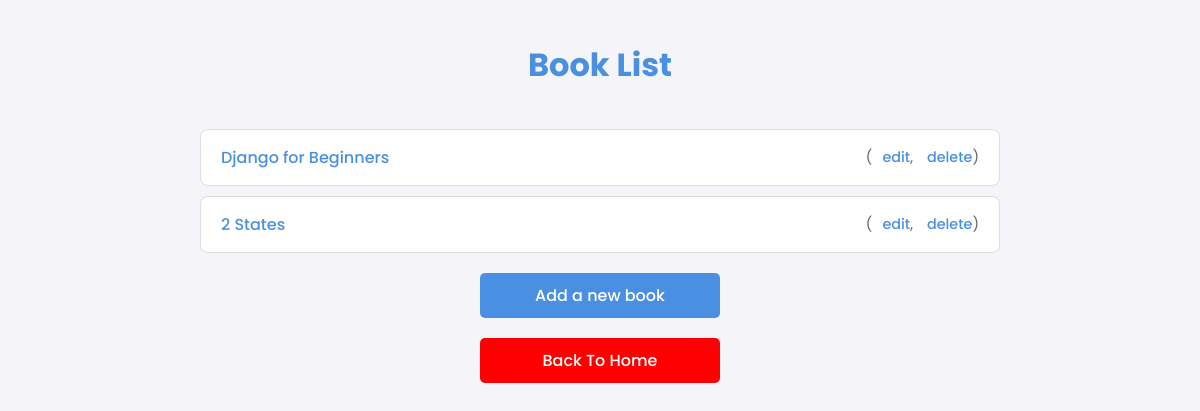
Before: /book/ with the older database file.
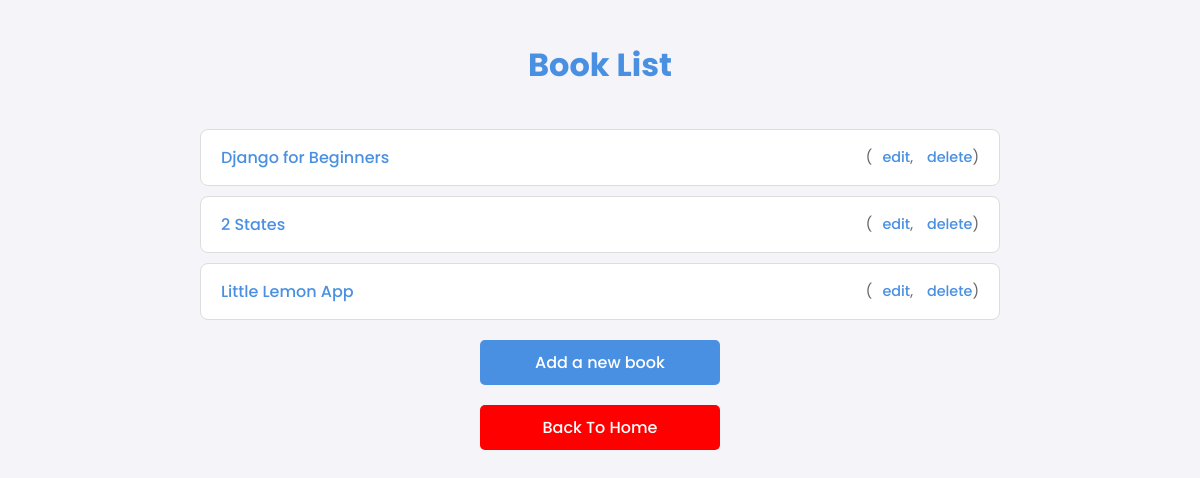
After: the same page with the newer database file.
### myapp/models.py (models this page shows, shortened)
class Book(models.Model):
    title = models.CharField(max_length=200)
    author = models.CharField(max_length=100)
    published_date = models.DateField()

### myapp/views.py (the view)
# urls.py: path('book/', BookListView.as_view(), name='book_list'),
class BookListView(ListView):
    model = Book
    template_name = 'book_list.html'
    context_object_name = 'books'

### myapp/templates/book_list.html (shortened to what this page needs)
<!DOCTYPE html>
<html lang="en">
<head>
</head>
<body>
    <h1>Book List</h1>
    <ul>
        {% for book in books %}
        <li>
            <span><a href="{% url 'book_detail' book.pk %}">{{ book.title }}</a></span>
            <span class="actions">
                (<a href="{% url 'book_update' book.pk %}">edit</a>,
                <a href="{% url 'book_delete' book.pk %}">delete</a>)
            </span>
        </li>
        {% endfor %}
    </ul>
    <a href="{% url 'book_create' %}" class="add-button">Add a new book</a>
    <a href="{% url 'book' %}" class="back-button">Back To Home</a>
</body>
</html>

### myapp/templates/book_list.html (style rules this page uses)
body { font-family: 'Poppins', sans-serif; background-color: #f4f4f9; color: #333; margin: 0; padding: 20px; }
h1 { color: #4a90e2; text-align: center; margin-bottom: 40px; }
ul { list-style-type: none; padding: 0; max-width: 800px; margin: 0 auto; }
ul li { background-color: #fff; margin: 10px 0; padding: 15px 20px; border-radius: 8px; border: 1px solid #ddd; display: flex; justify-content: space-between; align-items: center; }
ul li a { text-decoration: none; color: #4a90e2; font-weight: 500; }
ul li .actions { font-size: 0.9em; color: #666; }
ul li .actions a { margin-left: 10px; text-decoration: none; color: #4a90e2; }
.add-button { display: block; margin: 20px auto; padding: 10px 20px; background-color: #4a90e2; color: #fff; text-align: center; border-radius: 5px; text-decoration: none; font-weight: 500; transition: background-color 0.3s ease; max-width: 200px; }
.back-button { display: block; margin: 20px auto; padding: 10px 20px; background-color: red; color: #fff; text-align: center; border-radius: 5px; text-decoration: none; font-weight: 500; transition: background-color 0.3s ease; max-width: 200px; }

Changed rows visible on the page:
added Book: title "Little Lemon App"
